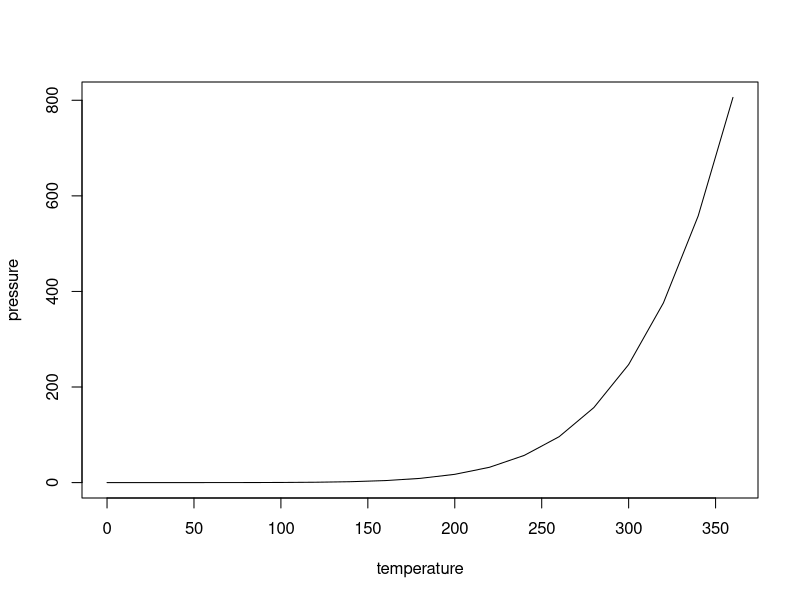

Write R code to recreate this figure.
## ---- chunk 1
knitr::opts_chunk$set(echo = TRUE)
## ---- chunk 2
plot(pressure, type = "l", color = "red")
